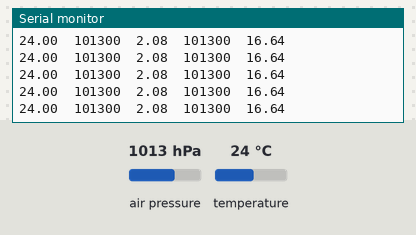
Bench run of a sketch on a simulated Arduino Uno, built with avr-gcc and run on an emulated ATmega328P. Shown: the last lines printed to the serial monitor. Inputs (shaded band) come from the test bench; at power-on: air pressure 1013 hPa, temperature 24 °C.

Above: at 1.2 s.
1.3 s: air pressure set to 952 hPa
At 2.0 s:
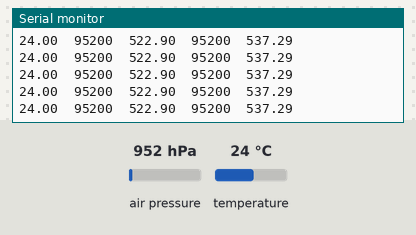
4.3 s: temperature set to 28 °C
At 5.3 s:
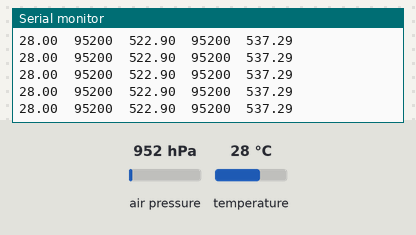
7.3 s: air pressure set to 1025 hPa
At 8.3 s:
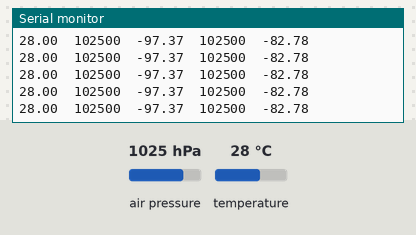
10.3 s: temperature set to 12 °C
At 10.9 s:
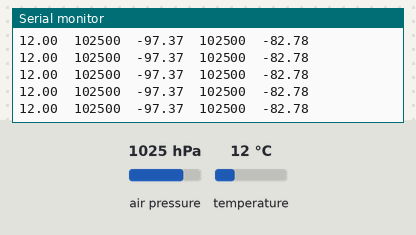
Timing chart, 0 to 13.3 s (numbered marks = the images above; inputs shaded):
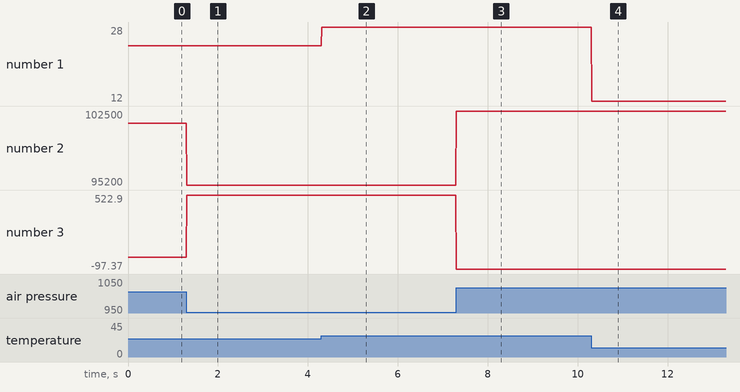

The sketch:

L_Torralvo.ino
```cpp
#include <Adafruit_BMP085.h>

Adafruit_BMP085 bmp;

void setup() {
  Serial.begin(115200);
  if (!bmp.begin()) {
	Serial.println("Could not find a valid BMP085 sensor, check wiring!");
	while (1) {}
  /*Coluna*/
  Serial.println("Temperature\tPressure\tAltitude\tPressure at sealevel\tReal altitude");
  }
}

void loop() {
  /*Valores*/
  Serial.print(bmp.readTemperature()); Serial.print("\t");
  Serial.print(bmp.readPressure()); Serial.print("\t");
  Serial.print(bmp.readAltitude()); Serial.print("\t");
  Serial.print(bmp.readSealevelPressure()); Serial.print("\t");
  Serial.print(bmp.readAltitude(101500)); Serial.print("\t");
  Serial.println();
}
```

Measured:
- after the input at 1.3 s, the serial monitor: prints a new line at once (image 1)
- after the input at 4.3 s, the serial monitor: prints a new line at once (image 2)
- after the input at 7.3 s, the serial monitor: prints a new line at once (image 3)
- after the input at 10.3 s, the serial monitor: prints a new line at once (image 4)
- plotted number 1: 24 → 28 after the input at 4.3 s, 28 → 12 after the input at 10.3 s
- plotted number 2: 101300 → 95200 after the input at 1.3 s, 95200 → 102500 after the input at 4.3 s
- plotted number 3: 2.08 → 522.9 after the input at 1.3 s, 522.9 → -97.37 after the input at 4.3 s
